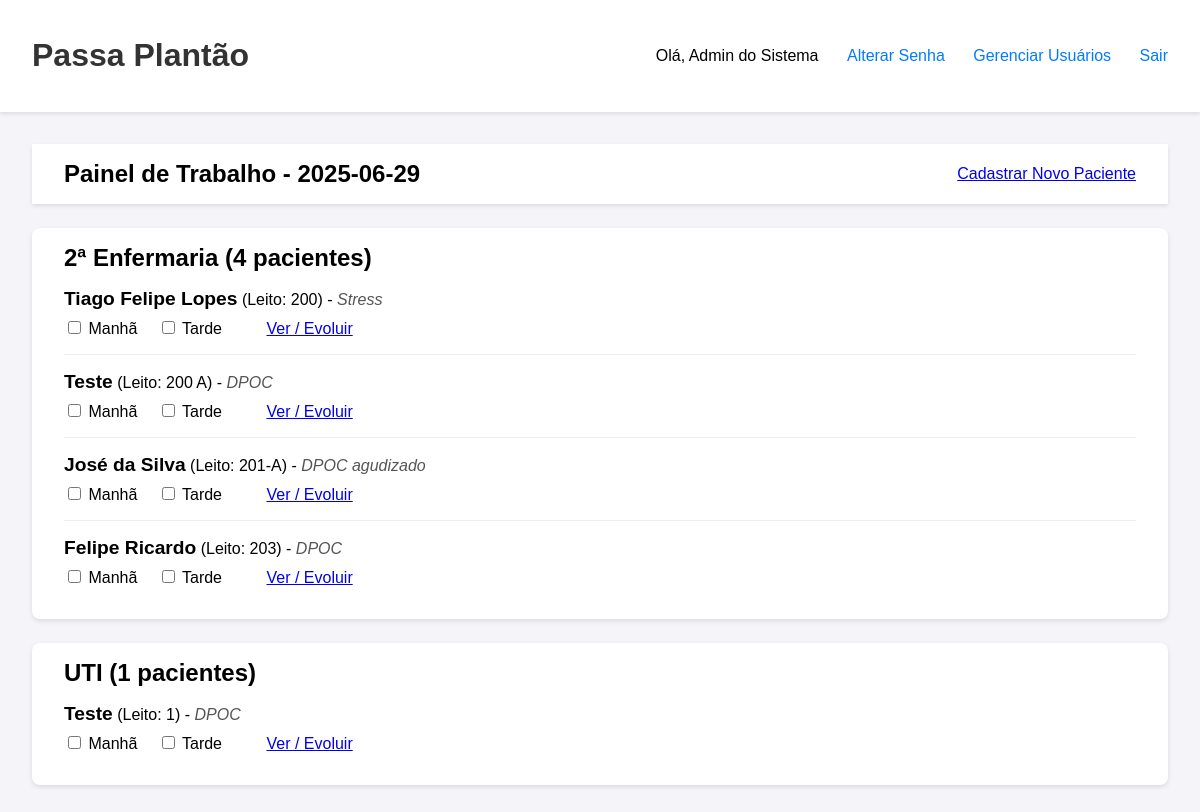
/ (signed in), run on the app's committed database.
### tables this page shows
CREATE TABLE usuarios (
        id INTEGER PRIMARY KEY AUTOINCREMENT,
        nome_completo TEXT NOT NULL,
        email TEXT NOT NULL UNIQUE,
        senha_hash TEXT NOT NULL,
        funcao TEXT NOT NULL DEFAULT 'fisioterapeuta',
        status TEXT NOT NULL DEFAULT 'Ativo',
        precisa_trocar_senha INTEGER NOT NULL DEFAULT 0
    );

CREATE TABLE pacientes (
        id INTEGER PRIMARY KEY AUTOINCREMENT,
        nome TEXT NOT NULL,
        idade INTEGER,
        leito TEXT,
        unidade TEXT NOT NULL,
        diagnostico TEXT,
        status TEXT NOT NULL DEFAULT 'Ativo',
        motivo_inativacao TEXT
    );

### app.py (the view)
@app.route('/')
@login_required # <-- Proteção!
def painel_diario():
    hoje_str = date.today().isoformat()
    conn = get_db_connection()
    pacientes_ativos_raw = conn.execute(
        "SELECT * FROM pacientes WHERE status = 'Ativo' ORDER BY unidade, leito"
    ).fetchall()
    atendimentos_hoje_raw = conn.execute("SELECT * FROM atendimentos WHERE data = ?", (hoje_str,)).fetchall()
    atendimentos_hoje = { at['paciente_id']: {'manha': at['turno_manha'], 'tarde': at['turno_tarde']} for at in atendimentos_hoje_raw }
    conn.close()
    painel = {}
    for p_raw in pacientes_ativos_raw:
        p = dict(p_raw)
        unidade = p['unidade']
        if unidade not in painel:
            painel[unidade] = []
        p['atendimentos_hoje'] = atendimentos_hoje.get(p['id'], {'manha': False, 'tarde': False})
        painel[unidade].append(p)
    return render_template('painel_diario.html', painel=painel, hoje=hoje_str)

### app.py (called while the page is built)
@app.before_request
def check_force_password_change():
    if current_user.is_authenticated and \
       request.endpoint not in ['logout', 'alterar_senha', 'static']:
        conn = get_db_connection()
        user_data = conn.execute('SELECT precisa_trocar_senha FROM usuarios WHERE id = ?', (current_user.id,)).fetchone()
        conn.close()
        if user_data and user_data['precisa_trocar_senha'] == 1:
            flash('Por segurança, você precisa definir uma nova senha antes de continuar.', 'warning')
            return redirect(url_for('alterar_senha'))

@login_manager.user_loader
def load_user(user_id):
    conn = get_db_connection()
    user_data = conn.execute('SELECT * FROM usuarios WHERE id = ?', (user_id,)).fetchone()
    conn.close()
    if user_data:
        return Usuario(id=user_data['id'], nome_completo=user_data['nome_completo'], email=user_data['email'], funcao=user_data['funcao'])
    return None

def get_db_connection():
    conn = sqlite3.connect(DB_NAME)
    conn.row_factory = sqlite3.Row
    return conn

### templates/painel_diario.html (shortened to what this page needs)
{% extends 'base.html' %}
{% block content %}
    <div class="header">
        <h2>Painel de Trabalho - {{ hoje }}</h2>
        <a href="{{ url_for('adicionar_paciente') }}" class="button">Cadastrar Novo Paciente</a>
    </div>
    {% for unidade, pacientes in painel.items() %}
    <div class="unidade-bloco">
        <h2>{{ unidade }} ({{ pacientes|length }} pacientes)</h2>
        {% for p in pacientes %}
        <div class="paciente-item">
            <div class="paciente-info">
                <strong>{{ p.nome }}</strong> (Leito: {{ p.leito }}) - <em>{{ p.diagnostico }}</em>
            </div>
            <div class="atendimento-controles">
                <form action="{{ url_for('marcar_atendimento') }}" method="POST" style="display: inline;">
                    <label>
                        <input type="checkbox" onchange="this.form.submit()"
                               {% if p.atendimentos_hoje.manha %}checked{% endif %}> Manhã
                    </label>
                </form>
                <form action="{{ url_for('marcar_atendimento') }}" method="POST" style="display: inline;">
                    <label>
                        <input type="checkbox" onchange="this.form.submit()"
                               {% if p.atendimentos_hoje.tarde %}checked{% endif %}> Tarde
                    </label>
                </form>
                <a href="{{ url_for('detalhes_paciente', paciente_id=p.id) }}" class="link-detalhes">Ver / Evoluir</a>
            </div>
        </div>
        {% else %}
        <p>Nenhum paciente ativo nesta unidade.</p>
        {% endfor %}
    </div>
    {% else %}
    <p>Nenhum paciente ativo no sistema.</p>
    {% endfor %}
{% endblock %}

### templates/base.html (shortened to what this page needs)
<!DOCTYPE html>
<html lang="pt-br">
<head>
</head>
<body>
    <header class="header">
        <h1><a href="{{ url_for('painel_diario') }}">Passa Plantão</a></h1>
   <nav class="header-nav">
    {% if current_user.is_authenticated %}
        <span>Olá, {{ current_user.nome_completo }}</span>
        <a href="{{ url_for('alterar_senha') }}">Alterar Senha</a>
        {% if current_user.funcao == 'admin' %}
            {% if request.endpoint == 'lista_usuarios' or request.endpoint.startswith('admin.') %}
                <a href="{{ url_for('painel_diario') }}">Painel de Trabalho</a>
            {% else %}
                <a href="{{ url_for('lista_usuarios') }}">Gerenciar Usuários</a>
            {% endif %}
        {% endif %}
        <a href="{{ url_for('logout') }}">Sair</a>
    {% endif %}
</nav>
    </header>
    <main class="container">
        {% block content %}{% endblock %}
    </main>
</body>
</html>

### templates/base.html (style rules this page uses)
body { font-family: Arial, sans-serif; margin: 0; background-color: #f4f4f9; }
.container { max-width: 1200px; margin: 0 auto; padding: 2em; }
.header { display: flex; justify-content: space-between; align-items: center; background-color: #fff; padding: 1em 2em; box-shadow: 0 2px 4px rgba(0,0,0,0.1); }
.header h1 a { color: #333; text-decoration: none; }
.header-nav a { color: #007bff; text-decoration: none; margin-left: 1.5em; }

### templates/painel_diario.html (style rules this page uses)
h2 { margin: 0; }
.unidade-bloco { background-color: white; padding: 1em 2em; margin-top: 1.5em; border-radius: 8px; box-shadow: 0 2px 5px rgba(0,0,0,0.1); }
.paciente-item { border-bottom: 1px solid #eee; padding: 1em 0; }
.paciente-item:last-child { border-bottom: none; }
.paciente-info strong { font-size: 1.2em; }
.paciente-info em { color: #555; }
.atendimento-controles { margin-top: 0.5em; }
.atendimento-controles label { margin-right: 1em; cursor: pointer; }
.link-detalhes { margin-left: 1.5em; }

### data on the page
usuarios: nome_completo "Admin do Sistema"
pacientes: unidade "2ª Enfermaria", pacientes "4", nome "Tiago Felipe Lopes", leito "200", diagnostico "Stress"
pacientes: nome "Teste", leito "200 A", diagnostico "DPOC"
pacientes: nome "José da Silva", leito "201-A", diagnostico "DPOC agudizado"
pacientes: nome "Felipe Ricardo", leito "203", diagnostico "DPOC"
pacientes: unidade "UTI", pacientes "1", nome "Teste", leito "1", diagnostico "DPOC"
